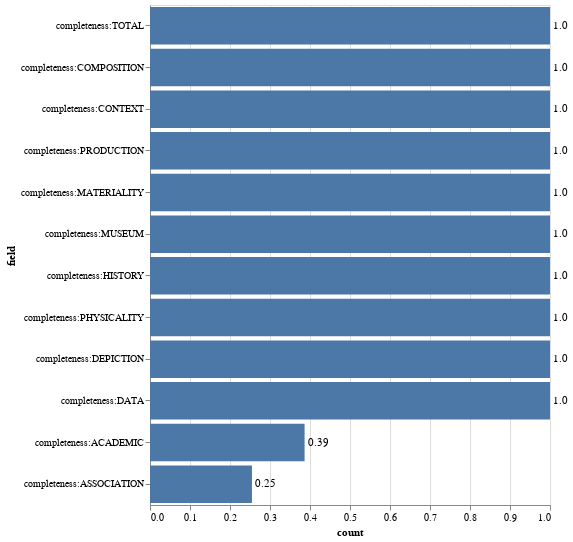

Write notebook code for a chart like this one.
### Code cell
bars = alt.Chart(concepts_60_exists).mark_bar().encode(
    x='count:Q',
    y=alt.Y("field:O", sort='-x')
)

text = bars.mark_text(
    align='left',
    baseline='middle',
    dx=3  # Nudges text to right so it doesn't appear on top of the bar
).encode(
    text=alt.Text('count:Q', format=',.2r')
)

(bars + text).properties(height=500)

### Figure 1 — Vega-Lite specification as saved in the notebook (floating-point values rounded to 4 significant figures)
{"config": {"view": {"continuousWidth": 400, "continuousHeight": 300}}, "layer": [{"mark": "bar", "encoding": {"x": {"type": "quantitative", "field": "count"}, "y": {"type": "ordinal", "field": "field", "sort": "-x"}}}, {"mark": {"type": "text", "align": "left", "baseline": "middle", "dx": 3}, "encoding": {"text": {"type": "quantitative", "field": "count", "format": ",.2r"}, "x": {"type": "quantitative", "field": "count"}, "y": {"type": "ordinal", "field": "field", "sort": "-x"}}}], "data": {"name": "data-86deb3a0f879114f2a0f398a443f032f"}, "height": 500, "$schema": "https://vega.github.io/schema/vega-lite/v4.8.1.json", "datasets": {"data-86deb3a0f879114f2a0f398a443f032f": [{"field": "completeness:TOTAL", "count": 1.0}, {"field": " completeness:COMPOSITION", "count": 1.0}, {"field": " completeness:CONTEXT", "count": 1.0}, {"field": " completeness:PRODUCTION", "count": 1.0}, {"field": " completeness:ASSOCIATION", "count": 0.2549}, {"field": " completeness:MATERIALITY", "count": 1.0}, {"field": " completeness:MUSEUM", "count": 1.0}, {"field": " completeness:HISTORY", "count": 1.0}, {"field": " completeness:PHYSICALITY", "count": 1.0}, {"field": " completeness:ACADEMIC", "count": 0.3865}, {"field": " completeness:DEPICTION", "count": 1.0}, {"field": " completeness:DATA", "count": 1.0}]}}
